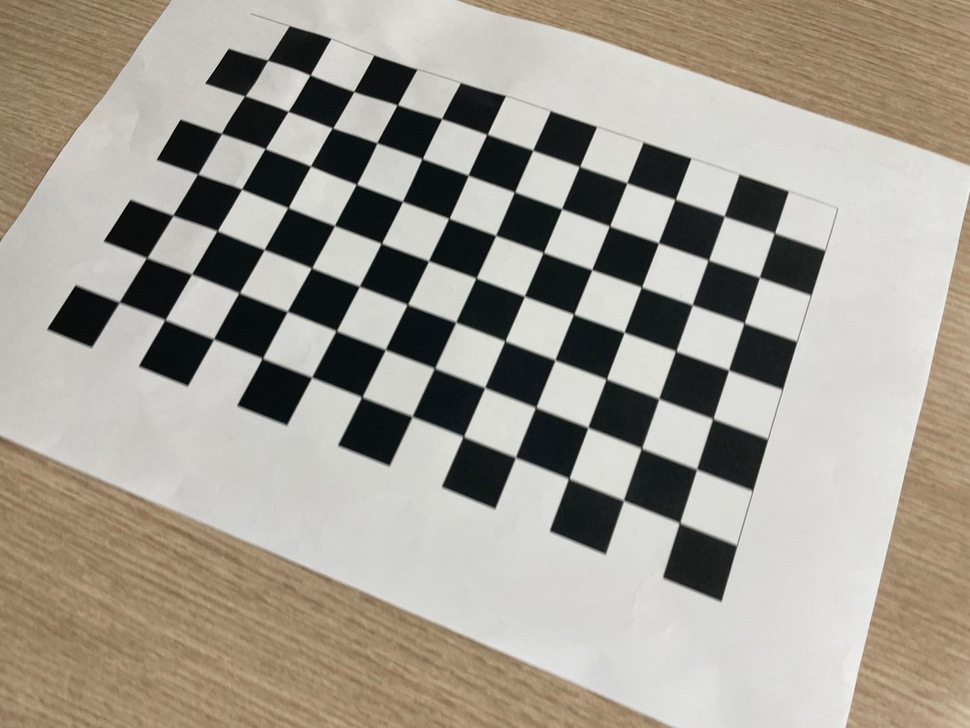
#> input picture calib_images_D/S__106823723_0.jpg, 970 x 728 px, shrunk from 1477 x 1108 before the run; its folder holds 4 pictures in this run
$ python calibrate_camera.py
#> lines starting #> are read from the running program, lines starting #| are printed output that depends on the picture
import cv2
import numpy as np
import glob

CHECKERBOARD = (12, 7)

objpoints = []
imgpoints = []

objp = np.zeros((CHECKERBOARD[0]*CHECKERBOARD[1], 3), np.float32)
objp[:, :2] = np.mgrid[0:CHECKERBOARD[0], 0:CHECKERBOARD[1]].T.reshape(-1, 2)

images = glob.glob('calib_images_D/*.jpg')

for fname in images:
    img = cv2.imread(fname)
#> img is the input picture: shape (728, 970, 3); mean B, G, R 146.1, 156.3, 161.9
    gray = cv2.cvtColor(img, cv2.COLOR_BGR2GRAY)
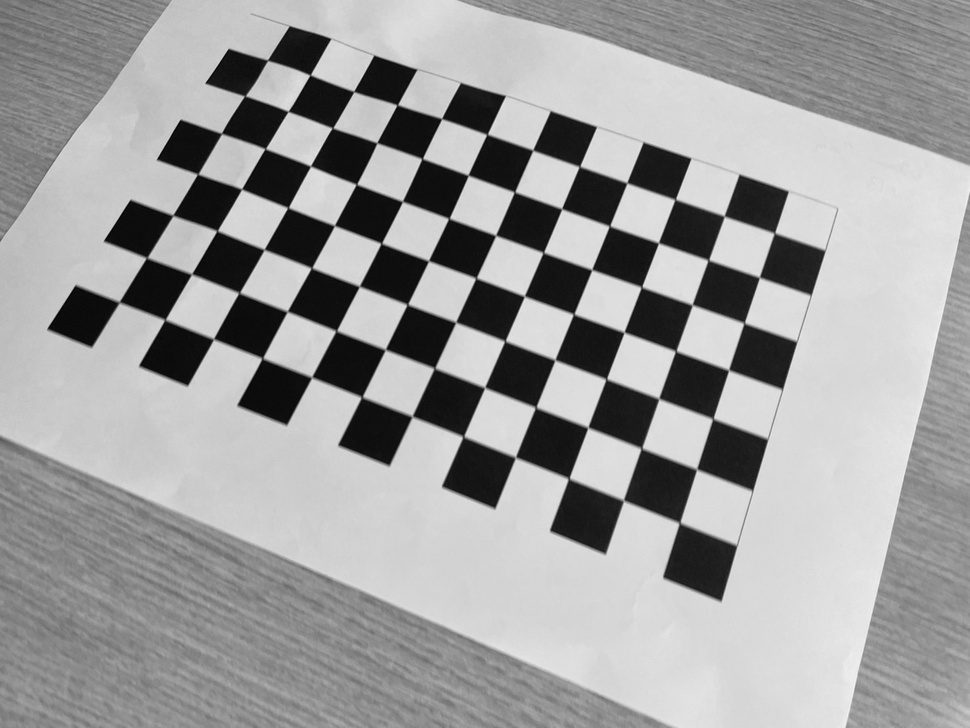
#> gray: shape (728, 970); min 0, max 247, mean 156.8

    ret, corners = cv2.findChessboardCorners(gray, CHECKERBOARD, None)
#> ret = True; corners = 84 rows, first 8: [679.6, 522.7], [623.5, 500.3], [568.6, 478.6], [515.4, 457.3], [463.4, 436.5], [412, 416.3], [361.7, 397], [311.6, 377.1]

    if ret:
        objpoints.append(objp)
        corners2 = cv2.cornerSubPix(
            gray, corners, (11, 11), (-1, -1),
            criteria=(cv2.TERM_CRITERIA_EPS + cv2.TERM_CRITERIA_MAX_ITER, 30, 0.001)
        )
#> corners2 = 84 rows, first 8: [679.5, 522.8], [623.4, 500.4], [568.7, 478.4], [515.4, 457.2], [463.3, 436.5], [412.1, 416.3], [361.8, 396.9], [311.6, 377.2]
        imgpoints.append(corners2)
#> pass 2 of the loop `for fname in images:`:
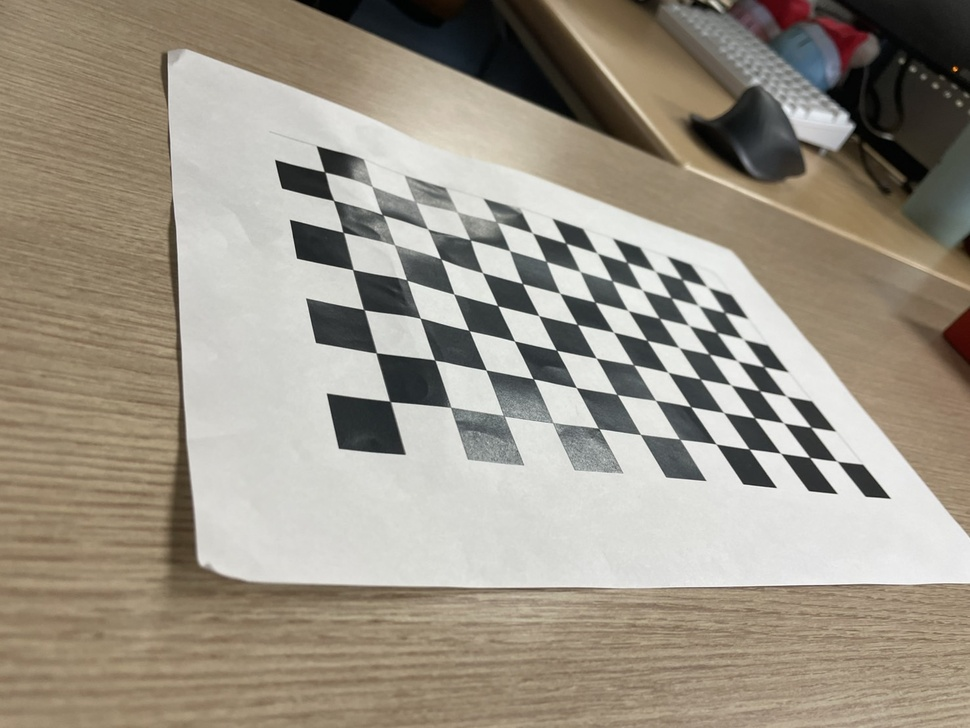
#> input picture calib_images_D/S__106823725_0.jpg, 970 x 728 px, shrunk from 1477 x 1108 before the run
#> img is the input picture: shape (728, 970, 3); mean B, G, R 134, 147.6, 155.6
#> `gray = cv2.cvtColor(img, cv2.COLOR_BGR2GRAY)`:
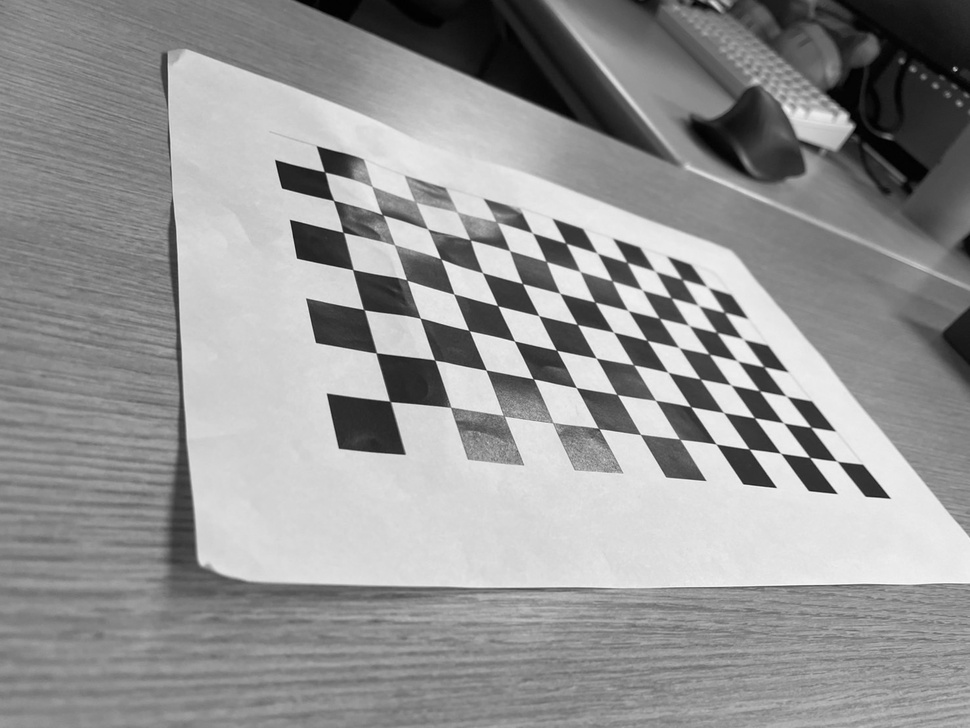
#> gray: shape (728, 970); min 0, max 254, mean 148.5
#> ret = False; corners = None
#> pass 3 of the loop `for fname in images:`:
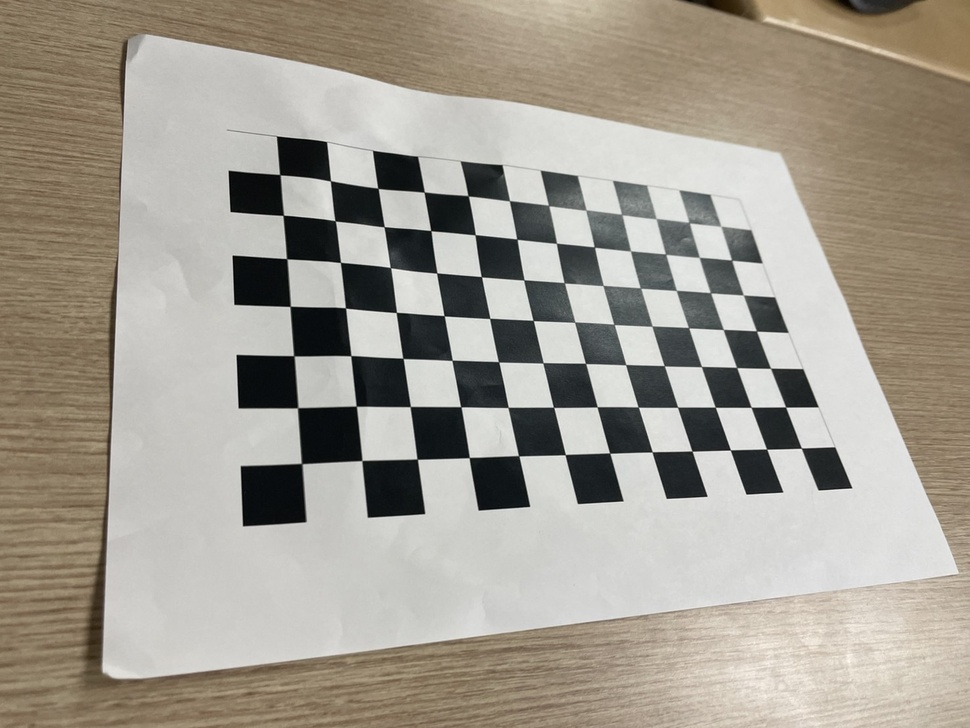
#> input picture calib_images_D/S__106823726_0.jpg, 970 x 728 px, shrunk from 1477 x 1108 before the run
#> img is the input picture: shape (728, 970, 3); mean B, G, R 145.1, 156, 162
#> `gray = cv2.cvtColor(img, cv2.COLOR_BGR2GRAY)`:
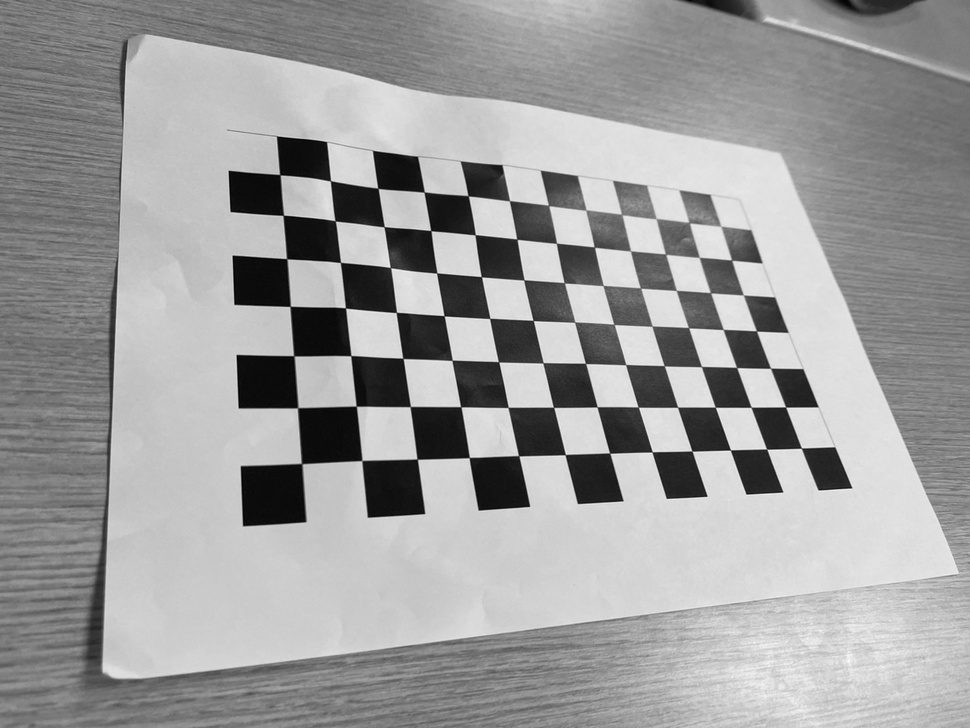
#> gray: shape (728, 970); min 0, max 250, mean 156.6
#> ret = True; corners = 84 rows, first 8: [801.4, 448.1], [766.6, 449.1], [730.4, 450], [692, 451.1], [652.2, 451.9], [609.7, 453.1], [565.3, 454.7], [518.7, 455.8]
#> corners2 = 84 rows, first 8: [801.4, 448.2], [766.6, 449.1], [730.4, 449.9], [692, 451.1], [652.1, 451.8], [609.7, 453.1], [565.2, 454.6], [518.6, 455.8]
#> the loop made 4 passes; the first 3 are shown

ret, mtx, dist, rvecs, tvecs = cv2.calibrateCamera(
    objpoints, imgpoints, gray.shape[::-1], None, None)

print("Camera Matrix (Intrinsic parameters):\n", mtx)
print("\nDistortion Coefficients:\n", dist)

total_error = 0
for i in range(len(objpoints)):
    imgpoints2, _ = cv2.projectPoints(
        objpoints[i], rvecs[i], tvecs[i], mtx, dist)
    error = cv2.norm(imgpoints[i], imgpoints2, cv2.NORM_L2) / len(imgpoints2)
    total_error += error

print("\nAverage re-projection error: ", total_error / len(objpoints))
